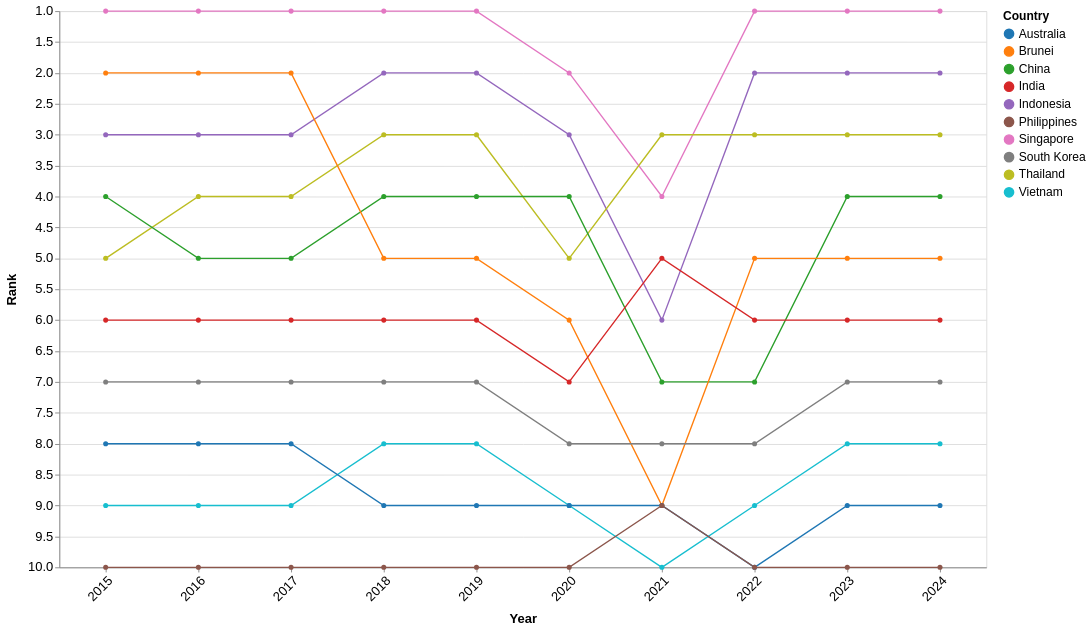

Specify this chart in Vega-Lite:
### Vega-Lite specification from a JSON file in a GitHub repository (floating-point values rounded to 4 significant figures)
{"$schema": "https://vega.github.io/schema/vega-lite/v5.json", "width": 1000, "height": 600, "data": {"values": [{"Country": "Singapore", "year": 2024, "Visitors": 4276007, "rank": 1}, {"Country": "Singapore", "year": 2023, "Visitors": 8308230, "rank": 1}, {"Country": "Singapore", "year": 2022, "Visitors": 5222991, "rank": 1}, {"Country": "Singapore", "year": 2021, "Visitors": 16308, "rank": 4}, {"Country": "Singapore", "year": 2020, "Visitors": 1545255, "rank": 2}, {"Country": "Singapore", "year": 2019, "Visitors": 10163882, "rank": 1}, {"Country": "Singapore", "year": 2018, "Visitors": 10615986, "rank": 1}, {"Country": "Singapore", "year": 2017, "Visitors": 12441713, "rank": 1}, {"Country": "Singapore", "year": 2016, "Visitors": 13272961, "rank": 1}, {"Country": "Singapore", "year": 2015, "Visitors": 12930754, "rank": 1}, {"Country": "Indonesia", "year": 2024, "Visitors": 1786630, "rank": 2}, {"Country": "Indonesia", "year": 2023, "Visitors": 3108165, "rank": 2}, {"Country": "Indonesia", "year": 2022, "Visitors": 1481739, "rank": 2}, {"Country": "Indonesia", "year": 2021, "Visitors": 11025, "rank": 6}, {"Country": "Indonesia", "year": 2020, "Visitors": 711723, "rank": 3}, {"Country": "Indonesia", "year": 2019, "Visitors": 3623277, "rank": 2}, {"Country": "Indonesia", "year": 2018, "Visitors": 3277689, "rank": 2}, {"Country": "Indonesia", "year": 2017, "Visitors": 2796570, "rank": 3}, {"Country": "Indonesia", "year": 2016, "Visitors": 3049964, "rank": 3}, {"Country": "Indonesia", "year": 2015, "Visitors": 2788033, "rank": 3}, {"Country": "Thailand", "year": 2024, "Visitors": 813783, "rank": 3}, {"Country": "Thailand", "year": 2023, "Visitors": 1551282, "rank": 3}, {"Country": "Thailand", "year": 2022, "Visitors": 715528, "rank": 3}, {"Country": "Thailand", "year": 2021, "Visitors": 59607, "rank": 3}, {"Country": "Thailand", "year": 2020, "Visitors": 394413, "rank": 5}, {"Country": "Thailand", "year": 2019, "Visitors": 1884306, "rank": 3}, {"Country": "Thailand", "year": 2018, "Visitors": 1914692, "rank": 3}, {"Country": "Thailand", "year": 2017, "Visitors": 1836522, "rank": 4}, {"Country": "Thailand", "year": 2016, "Visitors": 1780800, "rank": 4}, {"Country": "Thailand", "year": 2015, "Visitors": 1343569, "rank": 5}, {"Country": "China", "year": 2024, "Visitors": 1449711, "rank": 4}, {"Country": "China", "year": 2023, "Visitors": 1474114, "rank": 4}, {"Country": "China", "year": 2022, "Visitors": 211363, "rank": 7}, {"Country": "China", "year": 2021, "Visitors": 7701, "rank": 7}, {"Country": "China", "year": 2020, "Visitors": 405149, "rank": 4}, {"Country": "China", "year": 2019, "Visitors": 3114257, "rank": 4}, {"Country": "China", "year": 2018, "Visitors": 2944133, "rank": 4}, {"Country": "China", "year": 2017, "Visitors": 2281666, "rank": 5}, {"Country": "China", "year": 2016, "Visitors": 2124942, "rank": 5}, {"Country": "China", "year": 2015, "Visitors": 1677163, "rank": 4}, {"Country": "Brunei", "year": 2024, "Visitors": 565999, "rank": 5}, {"Country": "Brunei", "year": 2023, "Visitors": 811833, "rank": 5}, {"Country": "Brunei", "year": 2022, "Visitors": 301757, "rank": 5}, {"Country": "Brunei", "year": 2021, "Visitors": 773, "rank": 9}, {"Country": "Brunei", "year": 2020, "Visitors": 136020, "rank": 6}, {"Country": "Brunei", "year": 2019, "Visitors": 1216123, "rank": 5}, {"Country": "Brunei", "year": 2018, "Visitors": 1382031, "rank": 5}, {"Country": "Brunei", "year": 2017, "Visitors": 1660506, "rank": 2}, {"Country": "Brunei", "year": 2016, "Visitors": 1391016, "rank": 2}, {"Country": "Brunei", "year": 2015, "Visitors": 1133555, "rank": 2}, {"Country": "India", "year": 2024, "Visitors": 537493, "rank": 6}, {"Country": "India", "year": 2023, "Visitors": 671846, "rank": 6}, {"Country": "India", "year": 2022, "Visitors": 324548, "rank": 6}, {"Country": "India", "year": 2021, "Visitors": 3916, "rank": 5}, {"Country": "India", "year": 2020, "Visitors": 155883, "rank": 7}, {"Country": "India", "year": 2019, "Visitors": 735309, "rank": 6}, {"Country": "India", "year": 2018, "Visitors": 600311, "rank": 6}, {"Country": "India", "year": 2017, "Visitors": 552739, "rank": 6}, {"Country": "India", "year": 2016, "Visitors": 638578, "rank": 6}, {"Country": "India", "year": 2015, "Visitors": 722141, "rank": 6}, {"Country": "South Korea", "year": 2024, "Visitors": 232711, "rank": 7}, {"Country": "South Korea", "year": 2023, "Visitors": 400853, "rank": 7}, {"Country": "South Korea", "year": 2022, "Visitors": 146384, "rank": 8}, {"Country": "South Korea", "year": 2021, "Visitors": 3028, "rank": 8}, {"Country": "South Korea", "year": 2020, "Visitors": 119750, "rank": 8}, {"Country": "South Korea", "year": 2019, "Visitors": 673065, "rank": 7}, {"Country": "South Korea", "year": 2018, "Visitors": 616783, "rank": 7}, {"Country": "South Korea", "year": 2017, "Visitors": 484528, "rank": 7}, {"Country": "South Korea", "year": 2016, "Visitors": 444439, "rank": 7}, {"Country": "South Korea", "year": 2015, "Visitors": 421161, "rank": 7}, {"Country": "Vietnam", "year": 2024, "Visitors": 137344, "rank": 8}, {"Country": "Vietnam", "year": 2023, "Visitors": 286083, "rank": 8}, {"Country": "Vietnam", "year": 2022, "Visitors": 123931, "rank": 9}, {"Country": "Vietnam", "year": 2021, "Visitors": 14136, "rank": 10}, {"Country": "Vietnam", "year": 2020, "Visitors": 71622, "rank": 9}, {"Country": "Vietnam", "year": 2019, "Visitors": 892716, "rank": 8}, {"Country": "Vietnam", "year": 2018, "Visitors": 786327, "rank": 8}, {"Country": "Vietnam", "year": 2017, "Visitors": 638135, "rank": 9}, {"Country": "Vietnam", "year": 2016, "Visitors": 703737, "rank": 9}, {"Country": "Vietnam", "year": 2015, "Visitors": 646891, "rank": 9}, {"Country": "Australia", "year": 2024, "Visitors": 159318, "rank": 9}, {"Country": "Australia", "year": 2023, "Visitors": 276477, "rank": 9}, {"Country": "Australia", "year": 2022, "Visitors": 118598, "rank": 10}, {"Country": "Australia", "year": 2021, "Visitors": 33451, "rank": 9}, {"Country": "Australia", "year": 2020, "Visitors": 195146, "rank": 9}, {"Country": "Australia", "year": 2019, "Visitors": 1282782, "rank": 9}, {"Country": "Australia", "year": 2018, "Visitors": 1034871, "rank": 9}, {"Country": "Australia", "year": 2017, "Visitors": 899202, "rank": 8}, {"Country": "Australia", "year": 2016, "Visitors": 737115, "rank": 8}, {"Country": "Australia", "year": 2015, "Visitors": 714047, "rank": 8}, {"Country": "Philippines", "year": 2024, "Visitors": 60100, "rank": 10}, {"Country": "Philippines", "year": 2023, "Visitors": 137781, "rank": 10}, {"Country": "Philippines", "year": 2022, "Visitors": 86462, "rank": 10}, {"Country": "Philippines", "year": 2021, "Visitors": 10229, "rank": 9}, {"Country": "Philippines", "year": 2020, "Visitors": 53889, "rank": 10}, {"Country": "Philippines", "year": 2019, "Visitors": 1114257, "rank": 10}, {"Country": "Philippines", "year": 2018, "Visitors": 1167375, "rank": 10}, {"Country": "Philippines", "year": 2017, "Visitors": 1066461, "rank": 10}, {"Country": "Philippines", "year": 2016, "Visitors": 1029488, "rank": 10}, {"Country": "Philippines", "year": 2015, "Visitors": 957408, "rank": 10}]}, "mark": {"type": "line", "point": true, "strokeWidth": 1.5}, "encoding": {"x": {"field": "year", "type": "ordinal", "title": "Year", "axis": {"labelOverlap": "parity", "labelAngle": -45}}, "y": {"field": "rank", "type": "quantitative", "title": "Rank", "scale": {"domain": [10, 1], "nice": true}, "axis": {"reverse": true}}, "color": {"field": "Country", "type": "nominal", "scale": {"scheme": "category10"}}, "tooltip": [{"field": "Country", "type": "nominal", "title": "Country"}, {"field": "year", "type": "ordinal", "title": "Year"}, {"field": "rank", "type": "quantitative", "title": "Rank"}, {"field": "Visitors", "type": "quantitative", "title": "Visitors", "format": ","}]}, "config": {"axis": {"labelFontSize": 14, "titleFontSize": 14, "titlePadding": 10}, "legend": {"labelFontSize": 13, "titleFontSize": 13, "labelPadding": 10}, "tooltip": {"labelFontSize": 15, "titleFontSize": 15}}}
